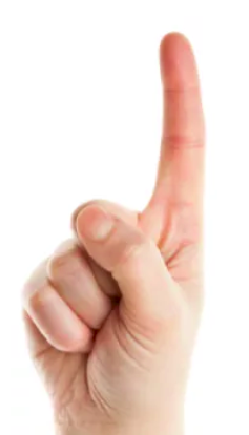
#> input picture 1.png, 249 x 435 px; its folder holds only this picture in this run
$ python finger-count.py   (older library calls are emulated)
#> lines starting #> are read from the running program, lines starting #| are printed output that depends on the picture; after the words box and inside, x2 and y2 are one past the last pixel; in counts of white or black regions, pixels touching at a corner belong together
#-------------------------------------------------
#  import libary
#-------------------------------------------------
import numpy as np
import cv2
import glob
# from matplotlib import pyplot as plt

def main():
    links_img = glob.glob('*.png')
    for link_img in links_img:
        img = cv2.imread(link_img)
#> img is the input picture: shape (435, 249, 3); mean B, G, R 212.6, 220.9, 240.4
        img_gray = cv2.cvtColor(img, cv2.COLOR_BGR2GRAY)
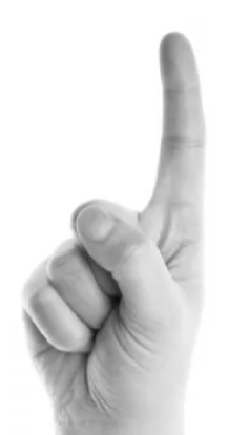
#> img_gray: shape (435, 249); min 13, max 255, mean 225.8

        # img_gray = cv2.GaussianBlur(img_gray, (15,15), 10)
        img_thres = cv2.threshold(img_gray, 250, 255, cv2.THRESH_BINARY_INV)[1]
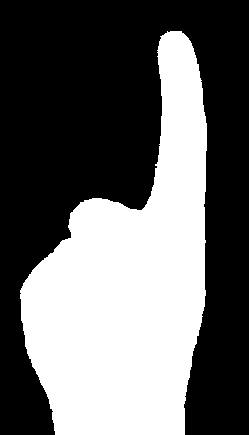
#> img_thres: shape (435, 249); 40.4% white; 1 white region, box (x1, y1, x2, y2) and area: (20, 31, 207, 435) 43749

        #-------------------------------------------------
        #  Remove the palm
        #-------------------------------------------------
        kernel = cv2.getStructuringElement(cv2.MORPH_ELLIPSE,(100,100))
        tophat = cv2.morphologyEx(img_thres, cv2.MORPH_TOPHAT, kernel)
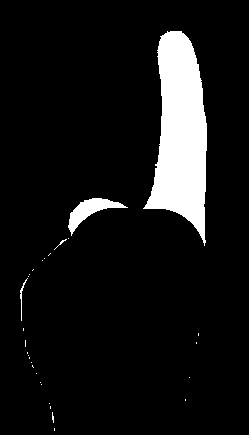
#> tophat: shape (435, 249); 8.5% white; 29 white regions (25 under 20 px), largest, box (x1, y1, x2, y2) and area: (143, 31, 207, 246) 8355, (68, 198, 128, 236) 739, (20, 278, 28, 321) 60, (54, 239, 67, 250) 21

        #-------------------------------------------------
        #  opening, remove noise
        #-------------------------------------------------
        kernel = np.ones((8,8),np.uint8)
        opening = cv2.morphologyEx(tophat, cv2.MORPH_OPEN, kernel)
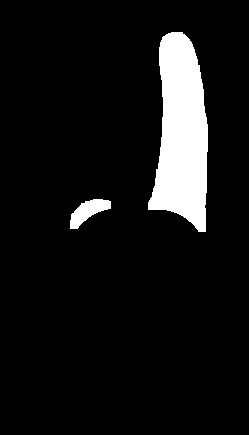
#> opening: shape (435, 249); 8.2% white; 2 white regions

        _, contours, hierarchy = cv2.findContours(opening, cv2.RETR_TREE, cv2.CHAIN_APPROX_SIMPLE)
#> contours = 2 contours; box (x1, y1, x2, y2) and area: (148, 32, 208, 232) 8050, (70, 199, 111, 229) 571

        #-------------------------------------------------
        #  delete excess area
        #-------------------------------------------------
        for i in range(len(contours)):
            if(cv2.contourArea(contours[i]) < 2000):
                x_min = min(contours[i][:,:,0])[0] - 1
                x_max = max(contours[i][:,:,0])[0] + 1
                y_min = min(contours[i][:,:,1])[0] - 1
                y_max = max(contours[i][:,:,1])[0] + 1
                opening[y_min:y_max,x_min:x_max] = 0
#> this loop made 2 passes
#> (x_min, x_max, y_min, y_max) on pass 1: (69, 111, 198, 229)
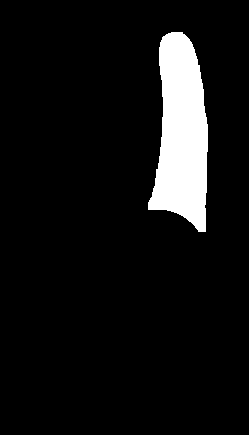
#> opening: shape (435, 249); 7.6% white; 1 white region
        #-------------------------------------------------
        #  counting
        #-------------------------------------------------
        _, contours, hierarchy = cv2.findContours(opening, cv2.RETR_TREE, cv2.CHAIN_APPROX_SIMPLE)
#> contours = 1 contour; box (x1, y1, x2, y2) and area: (148, 32, 208, 232) 8050

        #-------------------------------------------------
        #  save image
        #-------------------------------------------------
        cv2.putText(img, str(len(contours)),(100,100), cv2.FONT_HERSHEY_SIMPLEX, 4,(0,0,255),2,cv2.LINE_AA)
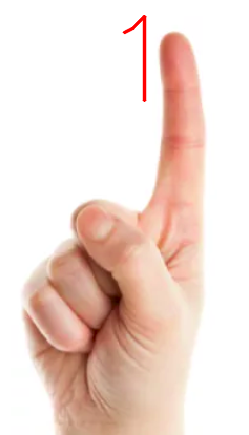
#> img: shape (435, 249, 3); 0.5% of pixels changed, all inside (x1, y1, x2, y2) = (122, 15, 147, 103)
        cv2.imwrite(str(len(contours))+'_final.png',img)
        cv2.destroyAllWindows()
if __name__ == '__main__':
    main()

$ run again, on 2.png
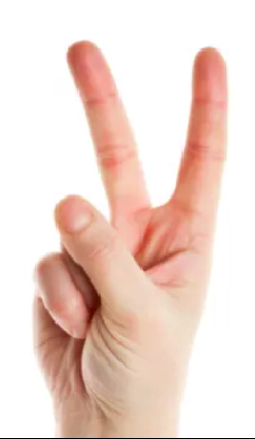
#> input picture 2.png, 255 x 439 px
#> in main, img is the input picture: shape (439, 255, 3); mean B, G, R 207.3, 216.3, 239.2
#> img_thres: shape (439, 255); 45.7% white; 2 white regions (1 under 20 px), largest, box (x1, y1, x2, y2) and area: (0, 39, 255, 439) 51170
#> tophat: shape (439, 255); 14.9% white; 25 white regions (18 under 20 px), largest, box (x1, y1, x2, y2) and area: (158, 45, 230, 260) 7476, (65, 39, 153, 216) 7369, (52, 193, 107, 248) 1387
#> in main, `_, contours, hierarchy = cv2.findContours(opening, cv2.RETR_TREE, cv2...`: contours = 3 contours; box (x1, y1, x2, y2) and area: (169, 47, 231, 235) 7147, (66, 40, 152, 212) 7128, (53, 194, 102, 237) 1254
#> the loop in main, `for i in range(len(contours)):` made 3 passes
#> (x_min, x_max, y_min, y_max) on pass 1: (52, 102, 193, 237)
#> after the loop in main, `for i in range(len(contours)):`:
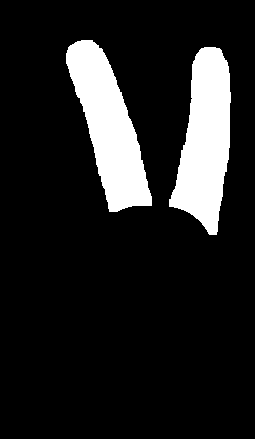
#> opening: shape (439, 255); 13.1% white; 2 white regions
#> in main, `_, contours, hierarchy = cv2.findContours(opening, cv2.RETR_TREE, cv2...`: contours = 2 contours; box (x1, y1, x2, y2) and area: (169, 47, 231, 235) 7147, (66, 40, 152, 212) 7128
#> in main, `cv2.putText(img, str(len(contours)),(100,100), cv2.FONT_HERSHEY_SIMPLE..`:
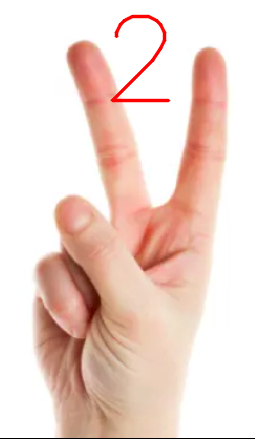
#> img: shape (439, 255, 3); 0.87% of pixels changed, all inside (x1, y1, x2, y2) = (110, 14, 171, 103)

$ run again, on 3.png
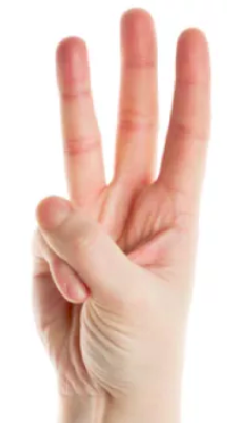
#> input picture 3.png, 227 x 423 px
#> in main, img is the input picture: shape (423, 227, 3); mean B, G, R 196.1, 206.5, 234.8
#> img_thres: shape (423, 227); 57.6% white; 3 black regions (2 under 20 px), largest, box (x1, y1, x2, y2) and area: (0, 0, 227, 423) 40706
#> tophat: shape (423, 227); 20.7% white; 22 white regions (18 under 20 px), largest, box (x1, y1, x2, y2) and area: (111, 7, 213, 216) 13443, (34, 35, 107, 224) 6245, (30, 271, 32, 309) 46, (56, 398, 58, 423) 31
#> in main, `_, contours, hierarchy = cv2.findContours(opening, cv2.RETR_TREE, cv2...`: contours = 4 contours; box (x1, y1, x2, y2) and area: (113, 8, 162, 176) 6587, (160, 27, 213, 200) 6342, (55, 36, 107, 195) 5607, (35, 195, 60, 219) 328
#> the loop in main, `for i in range(len(contours)):` made 4 passes
#> (x_min, x_max, y_min, y_max) on pass 1: (34, 60, 194, 219)
#> after the loop in main, `for i in range(len(contours)):`:
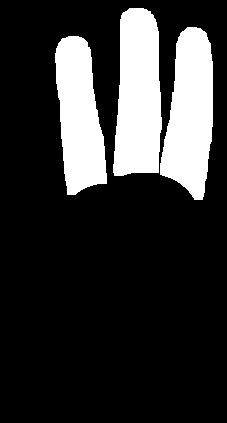
#> opening: shape (423, 227); 19.9% white; 3 white regions
#> in main, `_, contours, hierarchy = cv2.findContours(opening, cv2.RETR_TREE, cv2...`: contours = 3 contours; box (x1, y1, x2, y2) and area: (113, 8, 162, 176) 6587, (160, 27, 213, 200) 6342, (55, 36, 107, 195) 5607
#> in main, `cv2.putText(img, str(len(contours)),(100,100), cv2.FONT_HERSHEY_SIMPLE..`:
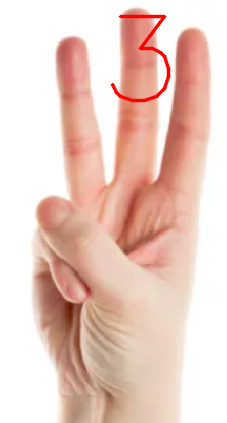
#> img: shape (423, 227, 3); 1.02% of pixels changed, all inside (x1, y1, x2, y2) = (110, 14, 171, 103)

$ run again, on 4.png
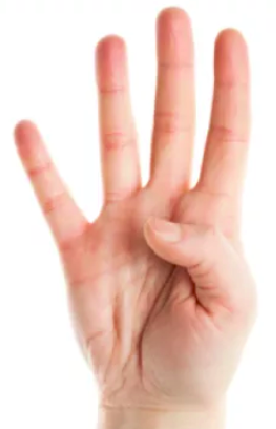
#> input picture 4.png, 276 x 429 px
#> in main, img is the input picture: shape (429, 276, 3); mean B, G, R 199.6, 209.8, 239.3
#> in main, `img_thres = cv2.threshold(img_gray, 250, 255, cv2.THRESH_BINARY_INV)[1]`:
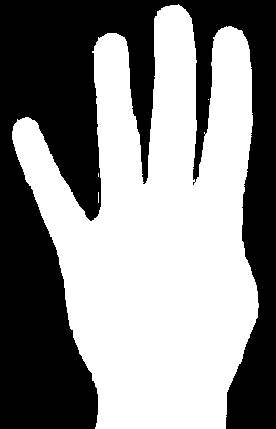
#> img_thres: shape (429, 276); 54.1% white; 1 black region, box (x1, y1, x2, y2) and area: (0, 0, 276, 429) 54400
#> tophat: shape (429, 276); 21.1% white; 33 white regions (29 under 20 px), largest, box (x1, y1, x2, y2) and area: (146, 4, 253, 225) 14505, (92, 33, 144, 212) 5948, (12, 117, 90, 276) 4470, (95, 415, 98, 429) 22
#> opening: shape (429, 276); 20.8% white; 4 white regions
#> contours = 4 contours; box (x1, y1, x2, y2) and area: (149, 6, 198, 182) 7118, (198, 28, 254, 208) 6836, (95, 34, 143, 200) 5698, (13, 119, 87, 252) 4212
#> the loop in main, `for i in range(len(contours)):` made 4 passes
#> in main, `cv2.putText(img, str(len(contours)),(100,100), cv2.FONT_HERSHEY_SIMPLE..`:
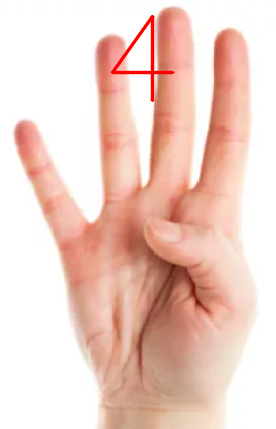
#> img: shape (429, 276, 3); 0.85% of pixels changed, all inside (x1, y1, x2, y2) = (110, 14, 175, 103)
